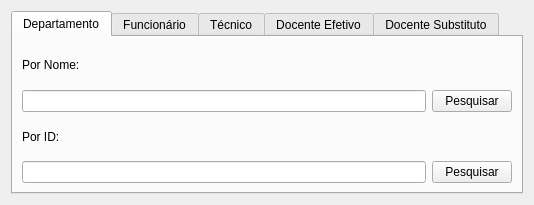
<?xml version="1.0" encoding="UTF-8"?>
<ui version="4.0">
 <class>pesquisar</class>
 <widget class="QWidget" name="pesquisar">
  <property name="windowModality">
   <enum>Qt::NonModal</enum>
  </property>
  <property name="geometry">
   <rect>
    <x>0</x>
    <y>0</y>
    <width>534</width>
    <height>205</height>
   </rect>
  </property>
  <property name="sizePolicy">
   <sizepolicy hsizetype="Minimum" vsizetype="Preferred">
    <horstretch>0</horstretch>
    <verstretch>0</verstretch>
   </sizepolicy>
  </property>
  <property name="windowTitle">
   <string>Pesquisar</string>
  </property>
  <layout class="QVBoxLayout" name="verticalLayout">
   <item>
    <widget class="QTabWidget" name="tabWidget">
     <property name="sizePolicy">
      <sizepolicy hsizetype="Minimum" vsizetype="Expanding">
       <horstretch>0</horstretch>
       <verstretch>0</verstretch>
      </sizepolicy>
     </property>
     <property name="currentIndex">
      <number>0</number>
     </property>
     <widget class="QWidget" name="tab">
      <attribute name="title">
       <string>Departamento</string>
      </attribute>
      <layout class="QGridLayout" name="gridLayout">
       <item row="1" column="0">
        <widget class="QLineEdit" name="line_depart_nome"/>
       </item>
       <item row="1" column="1">
        <widget class="QPushButton" name="pesq_depart_nome">
         <property name="text">
          <string>Pesquisar</string>
         </property>
        </widget>
       </item>
       <item row="0" column="0">
        <widget class="QLabel" name="label">
         <property name="text">
          <string>Por Nome:</string>
         </property>
        </widget>
       </item>
       <item row="2" column="0">
        <widget class="QLabel" name="label_2">
         <property name="text">
          <string>Por ID:</string>
         </property>
        </widget>
       </item>
       <item row="3" column="0">
        <widget class="QLineEdit" name="line_depart_id"/>
       </item>
       <item row="3" column="1">
        <widget class="QPushButton" name="pesq_depart_id">
         <property name="text">
          <string>Pesquisar</string>
         </property>
        </widget>
       </item>
      </layout>
     </widget>
     <widget class="QWidget" name="tab_2">
      <attribute name="title">
       <string>Funcionário</string>
      </attribute>
      <layout class="QGridLayout" name="gridLayout_2">
       <item row="1" column="0">
        <widget class="QLineEdit" name="line_func_nome"/>
       </item>
       <item row="2" column="0">
        <widget class="QLabel" name="label_4">
         <property name="text">
          <string>Por ID:</string>
         </property>
        </widget>
       </item>
       <item row="1" column="1">
        <widget class="QPushButton" name="pesq_func_nome">
         <property name="text">
          <string>Pesquisar</string>
         </property>
        </widget>
       </item>
       <item row="0" column="0">
        <widget class="QLabel" name="label_3">
         <property name="text">
          <string>Por Nome:</string>
         </property>
        </widget>
       </item>
       <item row="3" column="0">
        <widget class="QLineEdit" name="line_func_id"/>
       </item>
       <item row="3" column="1">
        <widget class="QPushButton" name="pesq_func_id">
         <property name="text">
          <string>Pesquisar</string>
         </property>
        </widget>
       </item>
      </layout>
     </widget>
     <widget class="QWidget" name="tab_3">
      <attribute name="title">
       <string>Técnico</string>
      </attribute>
      <layout class="QGridLayout" name="gridLayout_3">
       <item row="1" column="0">
        <widget class="QLineEdit" name="line_tecn_nome"/>
       </item>
       <item row="2" column="0">
        <widget class="QLabel" name="label_6">
         <property name="text">
          <string>Por ID:</string>
         </property>
        </widget>
       </item>
       <item row="1" column="1">
        <widget class="QPushButton" name="pesq_tecn_nome">
         <property name="text">
          <string>Pesquisar</string>
         </property>
        </widget>
       </item>
       <item row="0" column="0">
        <widget class="QLabel" name="label_5">
         <property name="text">
          <string>Por Nome:</string>
         </property>
        </widget>
       </item>
       <item row="3" column="0">
        <widget class="QLineEdit" name="line_tecn_id"/>
       </item>
       <item row="3" column="1">
        <widget class="QPushButton" name="pesq_tecn_id">
         <property name="text">
          <string>Pesquisar</string>
         </property>
        </widget>
       </item>
      </layout>
     </widget>
     <widget class="QWidget" name="tab_4">
      <attribute name="title">
       <string>Docente Efetivo</string>
      </attribute>
      <layout class="QGridLayout" name="gridLayout_4">
       <item row="0" column="0">
        <widget class="QLabel" name="label_7">
         <property name="text">
          <string>Por Nome:</string>
         </property>
        </widget>
       </item>
       <item row="1" column="1">
        <widget class="QPushButton" name="pesq_doc_ef_nome">
         <property name="text">
          <string>Pesquisar</string>
         </property>
        </widget>
       </item>
       <item row="1" column="0">
        <widget class="QLineEdit" name="line_doc_ef_nome"/>
       </item>
       <item row="2" column="0">
        <widget class="QLabel" name="label_8">
         <property name="text">
          <string>Por ID:</string>
         </property>
        </widget>
       </item>
       <item row="3" column="0">
        <widget class="QLineEdit" name="line_doc_ef_id"/>
       </item>
       <item row="3" column="1">
        <widget class="QPushButton" name="pesq_doc_ef_id">
         <property name="text">
          <string>Pesquisar</string>
         </property>
        </widget>
       </item>
      </layout>
     </widget>
     <widget class="QWidget" name="tab_5">
      <attribute name="title">
       <string>Docente Substituto</string>
      </attribute>
      <layout class="QGridLayout" name="gridLayout_5">
       <item row="0" column="0">
        <widget class="QLabel" name="label_9">
         <property name="text">
          <string>Por Nome:</string>
         </property>
        </widget>
       </item>
       <item row="2" column="0">
        <widget class="QLabel" name="label_10">
         <property name="text">
          <string>Por ID:</string>
         </property>
        </widget>
       </item>
       <item row="1" column="0">
        <widget class="QLineEdit" name="line_doc_sub_nome"/>
       </item>
       <item row="1" column="1">
        <widget class="QPushButton" name="pesq_doc_sub_nome">
         <property name="text">
          <string>Pesquisar</string>
         </property>
        </widget>
       </item>
       <item row="3" column="0">
        <widget class="QLineEdit" name="line_doc_sub_id"/>
       </item>
       <item row="3" column="1">
        <widget class="QPushButton" name="pesq_doc_sub_id">
         <property name="text">
          <string>Pesquisar</string>
         </property>
        </widget>
       </item>
      </layout>
     </widget>
    </widget>
   </item>
  </layout>
 </widget>
 <tabstops>
  <tabstop>tabWidget</tabstop>
  <tabstop>line_depart_nome</tabstop>
  <tabstop>pesq_depart_nome</tabstop>
  <tabstop>line_depart_id</tabstop>
  <tabstop>pesq_depart_id</tabstop>
  <tabstop>line_func_nome</tabstop>
  <tabstop>pesq_func_nome</tabstop>
  <tabstop>line_func_id</tabstop>
  <tabstop>pesq_func_id</tabstop>
  <tabstop>line_tecn_nome</tabstop>
  <tabstop>pesq_tecn_nome</tabstop>
  <tabstop>line_tecn_id</tabstop>
  <tabstop>pesq_tecn_id</tabstop>
  <tabstop>line_doc_ef_nome</tabstop>
  <tabstop>pesq_doc_ef_nome</tabstop>
  <tabstop>line_doc_ef_id</tabstop>
  <tabstop>pesq_doc_ef_id</tabstop>
  <tabstop>line_doc_sub_nome</tabstop>
  <tabstop>pesq_doc_sub_nome</tabstop>
  <tabstop>line_doc_sub_id</tabstop>
  <tabstop>pesq_doc_sub_id</tabstop>
 </tabstops>
 <resources/>
 <connections/>
</ui>
